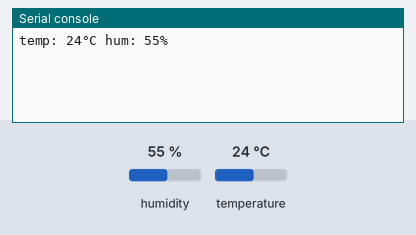
The program below on a simulated Raspberry Pi Pico running MicroPython. On the bench: the last lines printed to the serial console. The inputs (shaded band) are chosen by the test bench; at power-on: humidity 55 %, temperature 24 °C.

Above: at 1.2 s.
1.3 s: humidity set to 22 %
At 2.4 s:
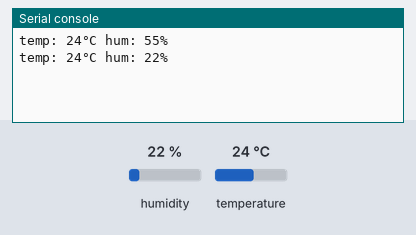
4.0 s: temperature set to 12 °C
At 4.8 s:
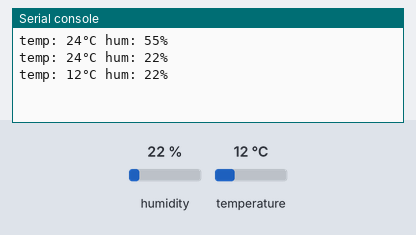
6.7 s: humidity set to 40 %
At 9.5 s:
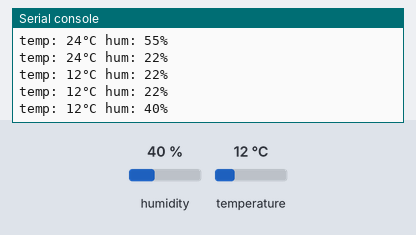
Timing chart, 0 to 11.0 s (numbered marks = the images above; inputs shaded):
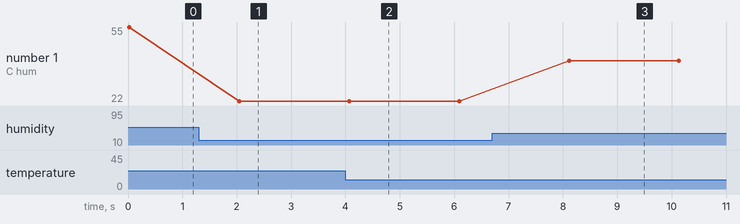

The program:

dht11.py
```python
# 温湿探测器 DHT11
# TODO read dht source

from machine import Pin
from time import sleep
from dht import DHT11

sensor = DHT11(Pin(0))

while True:
    sensor.measure()
    temp = sensor.temperature()
    hum = sensor.humidity()
    print(f'temp: {temp}°C hum: {hum}%')
    sleep(2)
    
```

Measured:
- after the input at 1.3 s, the serial console: prints a new line after 0.75 s (image 1)
- after the input at 4.0 s, the serial console: prints a new line after 0.07 s (image 2)
- after the input at 6.7 s, the serial console: prints a new line after 1.4 s (image 3)
- plotted number 1: 55 → 22 after the input at 1.3 s, 22 → 40 after the input at 6.7 s
